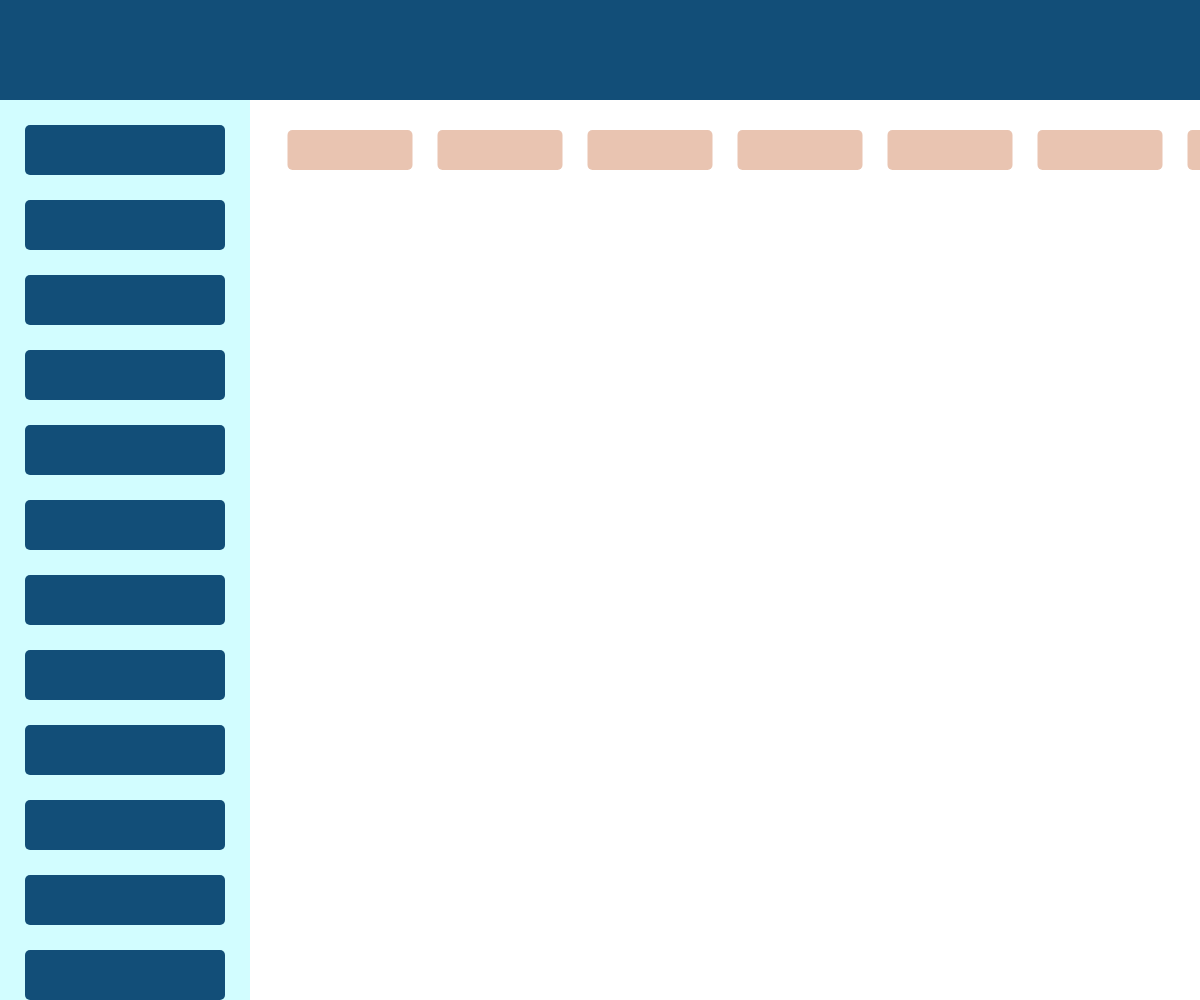
Frame 1 (no input)
Frame 60 (no input): identical to frame 1, image omitted
Frame 120 (the mouse pressed at the canvas centre since frame 60): identical to frame 1, image omitted

The p5.js sketch that drew this single still picture (run headless with seeded random() and noise() and a simulated clock; from frame 60 on, the mouse is pressed at the canvas centre):

// p5.js sketch
// ── sketch.js
PrimaryDark="#311915"
PrimaryMid="#B06649"
PrimaryLight="#E9C4B1"
SecondaryDark="#124E78"
SecondaryLight="#D2FDFF"


function setup() {
  const canvas = createCanvas(windowWidth, windowHeight);
}

function draw() {
  background(255);
  noStroke();

  //homepage();
  OrgPage();
}

function windowResized() {
  resizeCanvas(windowWidth, windowHeight);
}

function homepage() {
  FilterBar();
  NavBar();

  //placeholder for buttons
  push();
  rectMode(CENTER);
  for (let i = 0; i < 8; i++) {
    fill(PrimaryLight);
    rect(350 + i * 150, 150, 125, 40, 20);
  }
  pop();

}
function OrgPage() {
  FilterBar();
  NavBar();

  //placeholder for items
  push();
  rectMode(CENTER);

  for (let i = 0; i < 8; i++) {
    fill(PrimaryLight);
    rect(350 + i * 150, 150, 125, 40, 5);
  }


  pop();
}

function NavBar() {
  // Draw the top menu bar
  rectMode(CENTER);
  fill(SecondaryDark);
  rect(width / 2, 50, width, 100);
}

function FilterBar() {
      //draw left filters
  rectMode(CORNER);
  fill(SecondaryLight);
  rect(0, 0, 250, height);

  //placeholder for filters
  push();
  for (let i = 0; i < 12; i++) {
    rectMode(CENTER);
    fill(SecondaryDark);
    rect(125, 150 + i * 75, 200, 50, 5);
  }
  pop();

}
